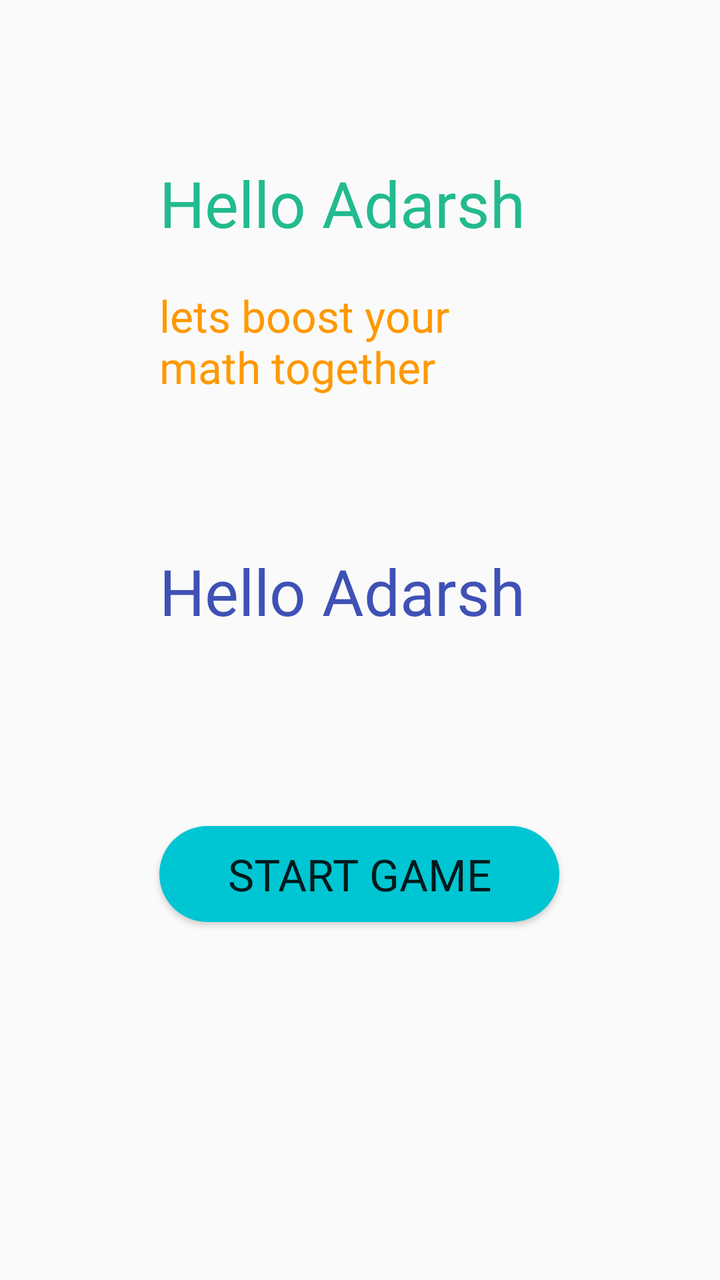
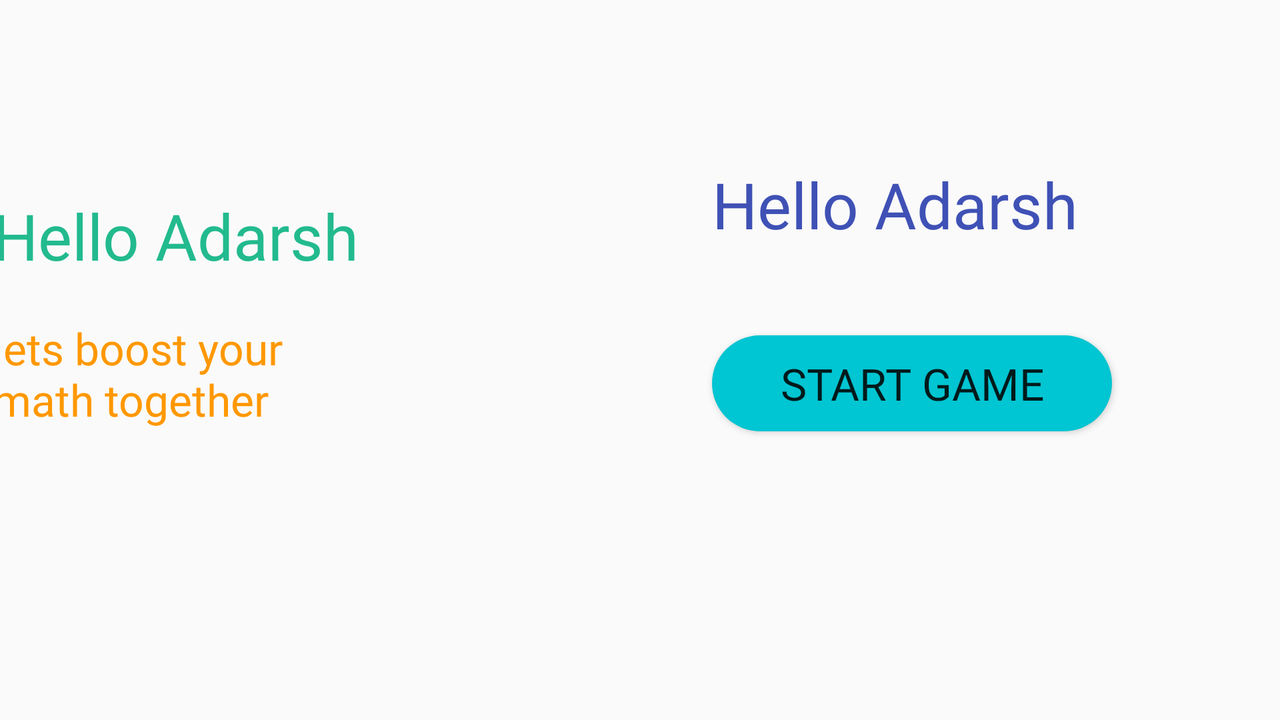

Compare how this app lays out the same screen by default and in its alternative resource folder. The renders come first, then the two layout files and the values they reference.
<!-- AndroidManifest.xml: application theme AppTheme -->
<!-- res/layout/fragment_home_page.xml -->
<?xml version="1.0" encoding="utf-8"?>
<FrameLayout xmlns:android="http://schemas.android.com/apk/res/android"
    xmlns:tools="http://schemas.android.com/tools"
    android:layout_width="match_parent"
    android:layout_height="match_parent"
    xmlns:app="http://schemas.android.com/apk/res-auto"
    android:background="@android:color/transparent"
    tools:context=".HomePageFragment">
    <androidx.constraintlayout.widget.ConstraintLayout
        android:layout_width="match_parent"
        android:layout_height="match_parent"
        android:background="@android:color/transparent">

        <TextView
            android:id="@+id/textView2"
            android:layout_width="200dp"
            android:layout_height="wrap_content"
            android:layout_marginBottom="20dp"
            android:fontFamily="@font/productbold"
            android:text="Hello Adarsh"
            android:textColor="#22BA8E"
            android:textSize="32dp"
            app:layout_constraintBottom_toTopOf="@+id/textView3"
            app:layout_constraintEnd_toEndOf="@+id/textView3"
            app:layout_constraintHorizontal_bias="0.0"
            app:layout_constraintStart_toStartOf="@+id/textView3" />

        <TextView
            android:id="@+id/tvHighscore"
            android:layout_width="200dp"
            android:layout_height="wrap_content"
            android:fontFamily="@font/productbold"
            android:text="Hello Adarsh"
            android:textColor="#3F51B5"
            android:textSize="32dp"
            app:layout_constraintBottom_toBottomOf="parent"
            app:layout_constraintEnd_toEndOf="parent"
            app:layout_constraintHorizontal_bias="0.497"
            app:layout_constraintStart_toStartOf="parent"
            app:layout_constraintTop_toTopOf="parent"
            app:layout_constraintVertical_bias="0.459" />

        <Button
            android:id="@+id/startgame"
            android:layout_width="200dp"
            android:layout_height="wrap_content"
            android:layout_marginTop="96dp"
            android:background="@drawable/button_bg_blue"
            android:fontFamily="@font/productbold"
            android:text="Start Game"
            android:textSize="22dp"
            app:layout_constraintEnd_toEndOf="@+id/tvHighscore"
            app:layout_constraintHorizontal_bias="0.0"
            app:layout_constraintStart_toStartOf="@+id/tvHighscore"
            app:layout_constraintTop_toBottomOf="@+id/tvHighscore" />

        <TextView
            android:id="@+id/textView3"
            android:layout_width="200dp"
            android:layout_height="wrap_content"
            android:layout_marginBottom="76dp"
            android:fontFamily="@font/productbold"
            android:text="lets boost your math together"
            android:textColor="#FF9800"
            android:textSize="22dp"
            app:layout_constraintBottom_toTopOf="@+id/tvHighscore"
            app:layout_constraintEnd_toEndOf="@+id/tvHighscore"
            app:layout_constraintHorizontal_bias="0.0"
            app:layout_constraintStart_toStartOf="@+id/tvHighscore" />
    </androidx.constraintlayout.widget.ConstraintLayout>

</FrameLayout>
<!-- resources referenced by this layout -->
<resources>
  <!-- drawable button_bg_blue (drawable) -->
  <?xml version="1.0" encoding="utf-8"?>
  <shape xmlns:android="http://schemas.android.com/apk/res/android"
      android:shape="rectangle">
  
      <solid android:color="#00C5D2"
      ></solid>
  
  
      <corners android:radius="30dp"/>
      <stroke android:color="#fff"/>
  
  </shape>
  <style name="AppTheme" parent="Theme.AppCompat.Light.NoActionBar">
          
          <item name="colorPrimary">@color/colorPrimary</item>
          <item name="colorPrimaryDark">@color/colorPrimaryDark</item>
          <item name="colorAccent">@color/colorAccent</item>
      </style>
  <color name="colorPrimary">#fff</color>
  <color name="colorPrimaryDark">#fff</color>
  <color name="colorAccent">#000</color>
</resources>
<!-- res/layout-land/fragment_home_page.xml (the repository's variant of the layout above) -->
<!-- drawn on the phone turned sideways -->
<?xml version="1.0" encoding="utf-8"?>
<FrameLayout xmlns:android="http://schemas.android.com/apk/res/android"
    xmlns:tools="http://schemas.android.com/tools"
    android:layout_width="match_parent"
    android:layout_height="match_parent"
    xmlns:app="http://schemas.android.com/apk/res-auto"
    android:background="@android:color/transparent"
    tools:context=".HomePageFragment">
    <androidx.constraintlayout.widget.ConstraintLayout
        android:layout_width="match_parent"
        android:layout_height="match_parent"
        android:background="@android:color/transparent">

        <TextView
            android:id="@+id/textView2"
            android:layout_width="200dp"
            android:layout_height="wrap_content"
            android:layout_marginBottom="20dp"
            android:fontFamily="@font/productbold"
            android:text="Hello Adarsh"
            android:textColor="#22BA8E"
            android:textSize="32dp"
            app:layout_constraintBottom_toTopOf="@+id/textView3"
            app:layout_constraintEnd_toEndOf="@+id/textView3"
            app:layout_constraintHorizontal_bias="0.0"
            app:layout_constraintStart_toStartOf="@+id/textView3" />

        <TextView
            android:id="@+id/tvHighscore"
            android:layout_width="200dp"
            android:layout_height="wrap_content"
            android:layout_marginBottom="44dp"
            android:fontFamily="@font/productbold"
            android:text="Hello Adarsh"
            android:textColor="#3F51B5"
            android:textSize="32dp"
            app:layout_constraintBottom_toTopOf="@+id/startgame"
            app:layout_constraintEnd_toEndOf="@+id/startgame"
            app:layout_constraintHorizontal_bias="0.0"
            app:layout_constraintStart_toStartOf="@+id/startgame" />

        <Button
            android:id="@+id/startgame"
            android:layout_width="200dp"
            android:layout_height="wrap_content"
            android:layout_marginEnd="84dp"
            android:background="@drawable/button_bg_blue"
            android:fontFamily="@font/productbold"
            android:text="Start Game"
            android:textSize="22dp"
            app:layout_constraintBottom_toBottomOf="parent"
            app:layout_constraintEnd_toEndOf="parent"
            app:layout_constraintTop_toTopOf="parent"
            app:layout_constraintVertical_bias="0.537" />

        <TextView
            android:id="@+id/textView3"
            android:layout_width="200dp"
            android:layout_height="wrap_content"
            android:layout_marginEnd="160dp"
            android:fontFamily="@font/productbold"
            android:text="lets boost your math together"
            android:textColor="#FF9800"
            android:textSize="22dp"
            app:layout_constraintBottom_toBottomOf="parent"
            app:layout_constraintEnd_toStartOf="@+id/startgame"
            app:layout_constraintTop_toTopOf="parent"
            app:layout_constraintVertical_bias="0.522" />
    </androidx.constraintlayout.widget.ConstraintLayout>

</FrameLayout>
